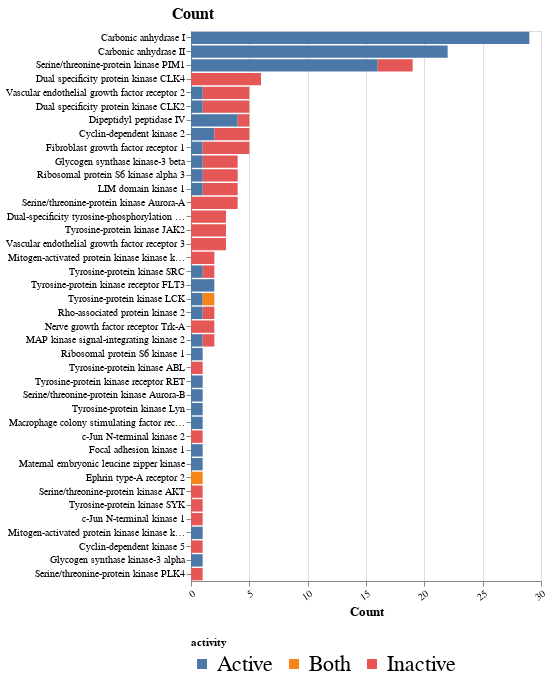

Here is the notebook cell this chart was saved with:
### Code cell
def make_altair_long(df):
    ch = alt.Chart(df).mark_bar()

    ch = ch.encode(
        y = alt.Y('pref_name', sort='-x', title='Count'),
        x = alt.X('count()', title='Count'),
        color=alt.Color('activity'),
        order=alt.Order('activity', sort='ascending'),
        tooltip=['count()',]).properties(height=550,width=350).configure_axisY(
        titleFontSize=13,
            ).configure_axisX(
            titleFontSize=13
            ).configure_axisBottom(labelAngle=-35).configure_header(
                titleFontSize=40, 
                labelFontSize=40
            ).configure_axisY(
                titleAngle=0,
                titleAlign="left",
                titleY=-10,
                titleX=-20,
                titleFontSize=16,
            ).configure_legend(orient='bottom',labelFontSize=22)
    
    return ch



#make_altair_long(parse_data(df, [types[0]], 0))
make_altair_long(parse_data(df, types, 0))

### Figure 1 — Vega-Lite specification as saved in the notebook (floating-point values rounded to 4 significant figures; data arrays with more than 128 entries replaced by an {"elided": "..."} marker saying what was removed)
{"config": {"view": {"continuousWidth": 400, "continuousHeight": 300}, "axisBottom": {"labelAngle": -35}, "axisX": {"titleFontSize": 13}, "axisY": {"titleAlign": "left", "titleAngle": 0, "titleFontSize": 16, "titleX": -20, "titleY": -10}, "header": {"labelFontSize": 40, "titleFontSize": 40}, "legend": {"labelFontSize": 22, "orient": "bottom"}}, "data": {"name": "data-4c553bf2720998f5e8b782513bc68cd0"}, "mark": "bar", "encoding": {"color": {"type": "nominal", "field": "activity"}, "order": {"type": "nominal", "field": "activity", "sort": "ascending"}, "tooltip": [{"type": "quantitative", "aggregate": "count"}], "x": {"type": "quantitative", "aggregate": "count", "title": "Count"}, "y": {"type": "nominal", "field": "pref_name", "sort": "-x", "title": "Count"}}, "height": 550, "width": 350, "$schema": "https://vega.github.io/schema/vega-lite/v4.8.1.json", "datasets": {"data-4c553bf2720998f5e8b782513bc68cd0": {"elided": "157 records"}}}
